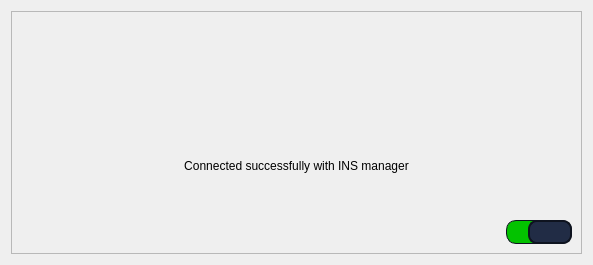
<?xml version="1.0" encoding="UTF-8"?>
<ui version="4.0">
 <class>Login</class>
 <widget class="QWidget" name="Login">
  <property name="geometry">
   <rect>
    <x>0</x>
    <y>0</y>
    <width>593</width>
    <height>265</height>
   </rect>
  </property>
  <property name="minimumSize">
   <size>
    <width>593</width>
    <height>265</height>
   </size>
  </property>
  <property name="maximumSize">
   <size>
    <width>593</width>
    <height>265</height>
   </size>
  </property>
  <property name="windowTitle">
   <string>Add New Order</string>
  </property>
  <property name="windowIcon">
   <iconset>
    <normaloff>icons/logo.png</normaloff>icons/logo.png</iconset>
  </property>
  <layout class="QGridLayout" name="gridLayout_2">
   <item row="0" column="0">
    <widget class="QFrame" name="frame">
     <property name="frameShape">
      <enum>QFrame::StyledPanel</enum>
     </property>
     <property name="frameShadow">
      <enum>QFrame::Raised</enum>
     </property>
     <layout class="QGridLayout" name="gridLayout" columnstretch="3,1" columnminimumwidth="4,1">
      <item row="2" column="1">
       <widget class="QSlider" name="host_status">
        <property name="minimumSize">
         <size>
          <width>0</width>
          <height>24</height>
         </size>
        </property>
        <property name="maximumSize">
         <size>
          <width>66</width>
          <height>16777215</height>
         </size>
        </property>
        <property name="styleSheet">
         <string notr="true">QSlider::groove:horizontal {
    margin: 0px;
border-radius: 10px;

    }
QSlider::handle:horizontal {
	background-color: rgb(33, 44, 69);
    border: 2px solid rgb(14, 19, 31);
    height: 40px;
    width: 40px;
border-radius: 9px;

    }
QSlider::sub-page:horizontal {    
border: 1px solid rgb(14, 19, 31);
border-radius: 10px;
	background-color: rgb(3, 194, 0);
}
QSlider::add-page:horizontal {
    border: 1px solid rgb(14, 19, 31);
border-radius: 10px;
	background-color: rgb(200, 6, 6);
}
</string>
        </property>
        <property name="minimum">
         <number>0</number>
        </property>
        <property name="maximum">
         <number>1</number>
        </property>
        <property name="singleStep">
         <number>1</number>
        </property>
        <property name="value">
         <number>1</number>
        </property>
        <property name="sliderPosition">
         <number>1</number>
        </property>
        <property name="orientation">
         <enum>Qt::Horizontal</enum>
        </property>
       </widget>
      </item>
      <item row="1" column="0" colspan="2">
       <widget class="QLabel" name="label">
        <property name="text">
         <string>Connected successfully with INS manager</string>
        </property>
        <property name="alignment">
         <set>Qt::AlignCenter</set>
        </property>
       </widget>
      </item>
      <item row="0" column="0" colspan="2" alignment="Qt::AlignHCenter">
       <widget class="QLabel" name="label_4">
        <property name="minimumSize">
         <size>
          <width>90</width>
          <height>90</height>
         </size>
        </property>
        <property name="maximumSize">
         <size>
          <width>90</width>
          <height>90</height>
         </size>
        </property>
        <property name="text">
         <string/>
        </property>
        <property name="pixmap">
         <pixmap>icons/success.png</pixmap>
        </property>
        <property name="scaledContents">
         <bool>true</bool>
        </property>
        <property name="alignment">
         <set>Qt::AlignCenter</set>
        </property>
       </widget>
      </item>
     </layout>
    </widget>
   </item>
  </layout>
 </widget>
 <resources/>
 <connections/>
</ui>
